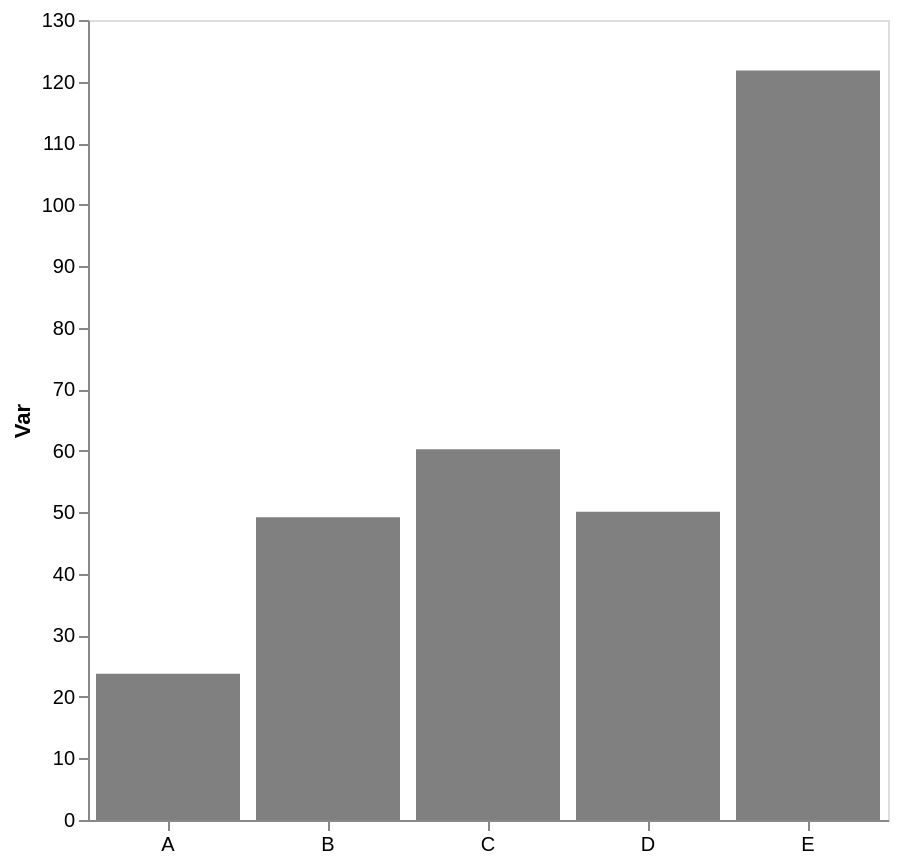

Here is the Vega-Lite specification saved for this chart:
### Vega-Lite specification from a JSON file in a GitHub repository (floating-point values rounded to 4 significant figures)
{"config": {"view": {"continuousWidth": 300, "continuousHeight": 300}, "axis": {"grid": false}, "bar": {"color": "gray"}}, "data": {"name": "data-9366192e20e39f49af71562ae7ca3d73"}, "mark": {"type": "bar"}, "encoding": {"x": {"axis": {"labelAngle": 0, "title": null}, "field": "cat", "type": "nominal"}, "y": {"aggregate": "mean", "axis": {"title": "Var"}, "field": "var1", "type": "quantitative"}}, "height": 400, "width": 400, "$schema": "https://vega.github.io/schema/vega-lite/v5.17.0.json", "datasets": {"data-9366192e20e39f49af71562ae7ca3d73": [{"cat": "B", "var1": 39.93, "var2": 47.63}, {"cat": "A", "var1": 23.99, "var2": 54.42}, {"cat": "A", "var1": 23.51, "var2": 46.58}, {"cat": "D", "var1": 52.58, "var2": 43.83}, {"cat": "E", "var1": 121.8, "var2": 48.15}, {"cat": "B", "var1": 53.04, "var2": 49.26}, {"cat": "C", "var1": 59.94, "var2": 42.14}, {"cat": "C", "var1": 60.57, "var2": 55.2}, {"cat": "D", "var1": 54.24, "var2": 55.57}, {"cat": "D", "var1": 43.84, "var2": 39.84}, {"cat": "B", "var1": 54.63, "var2": 38.84}, {"cat": "D", "var1": 49.78, "var2": 61.03}]}}
